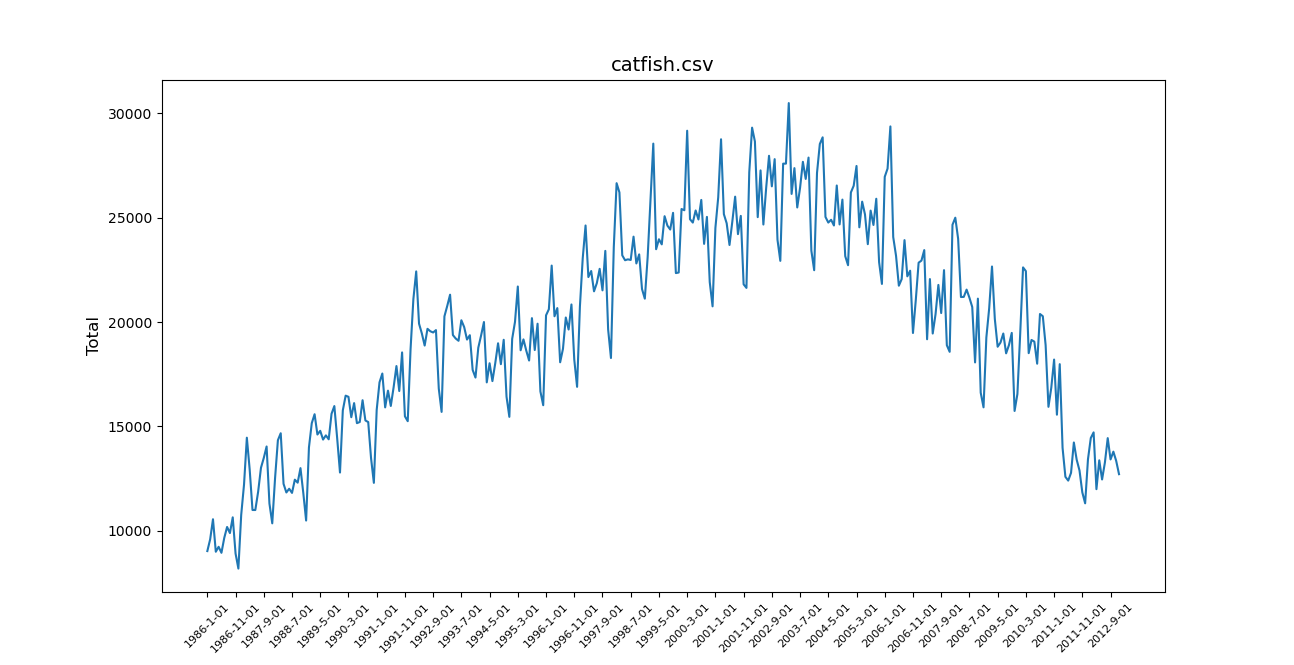

Generate this figure with Python:
import numpy as np
import pandas as pd
import matplotlib.pyplot as plt

df = pd.read_csv('catfish.csv')


ticks_to_use = df['Date'][::10]

plt.plot(df['Date'], df['Total'])
plt.gca().set_xticks(ticks_to_use)
plt.gca().set_xticklabels(ticks_to_use, rotation = 45, fontsize = 8 )
plt.ylabel('Total', fontsize = 12)
plt.title('catfish.csv', fontsize = 14)
plt.show()
